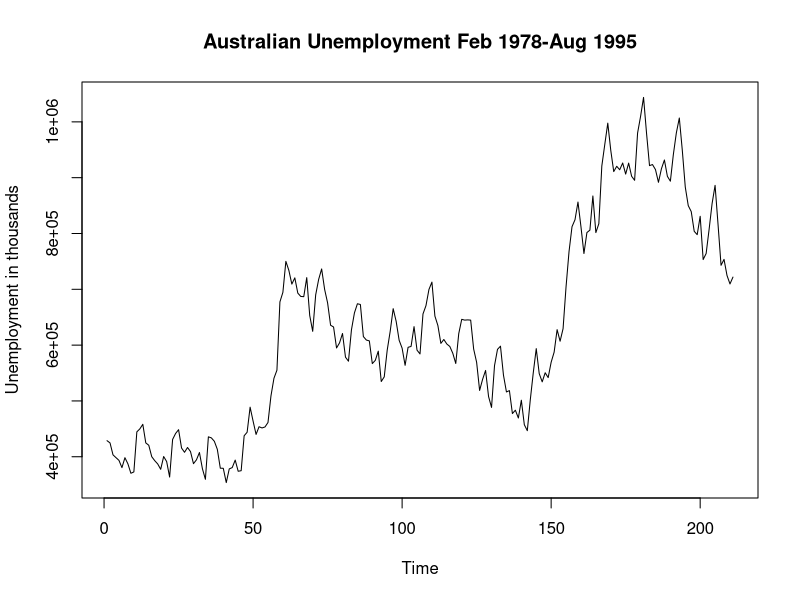
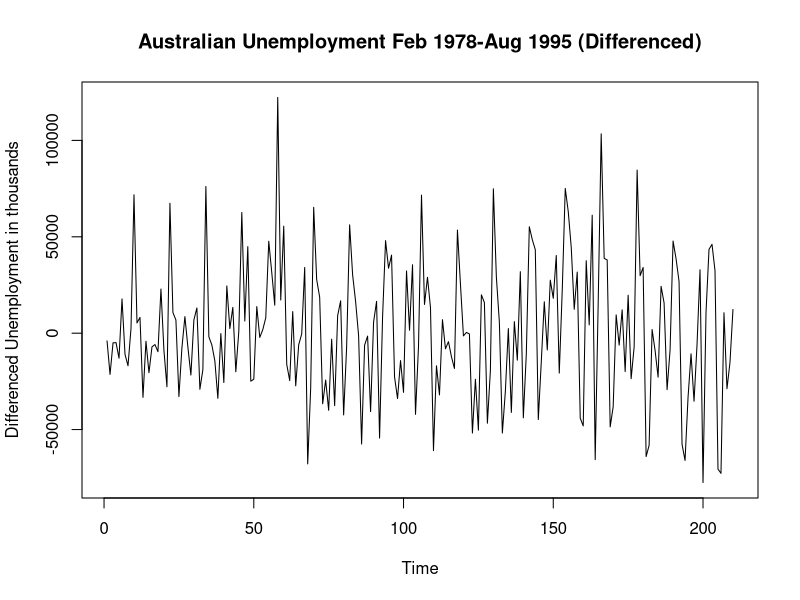
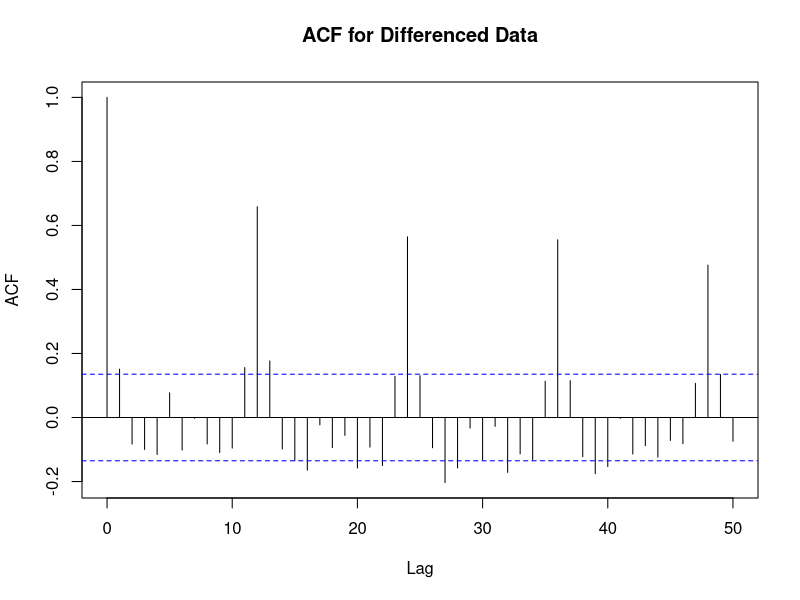
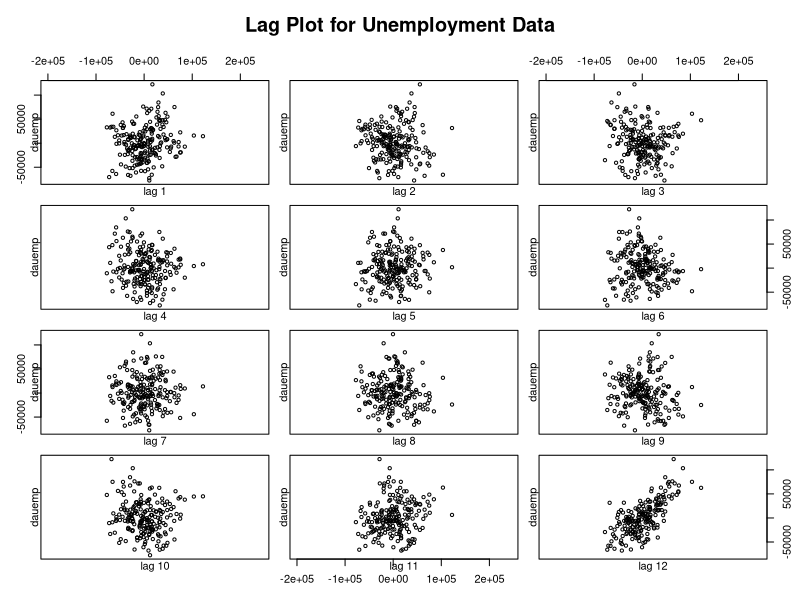
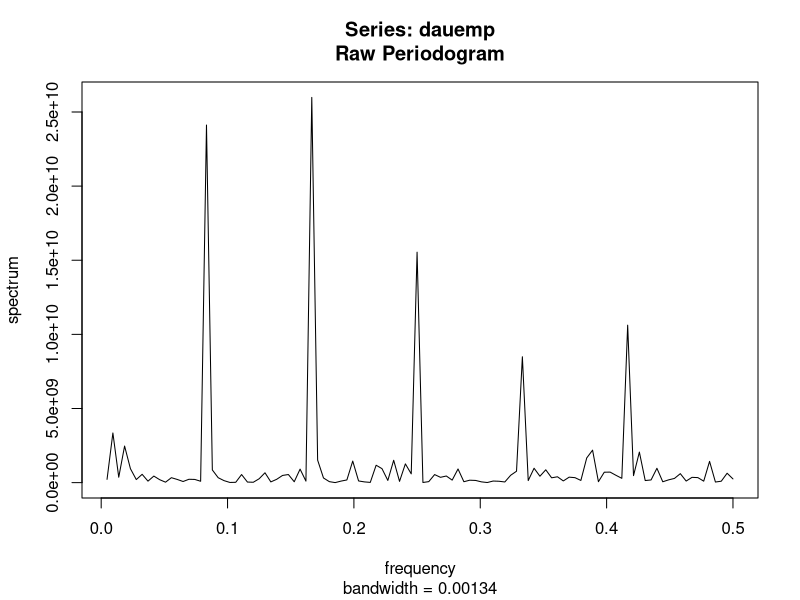
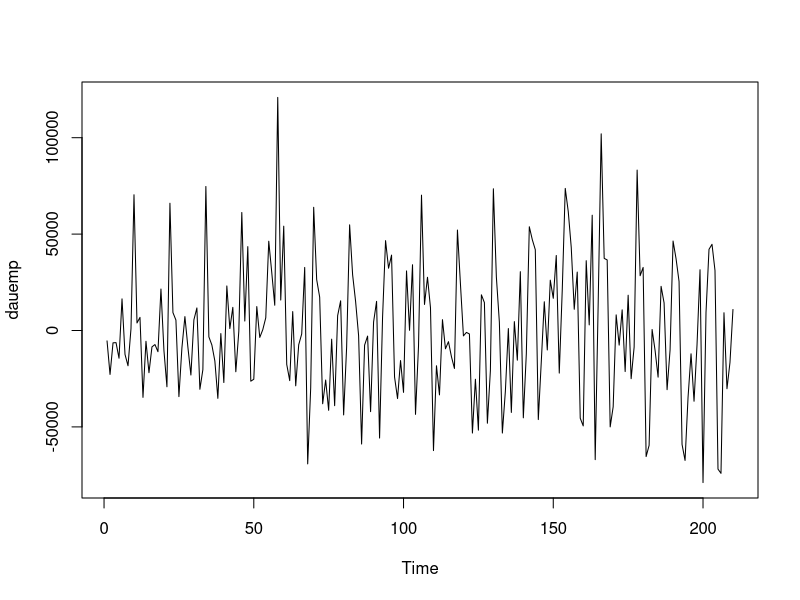
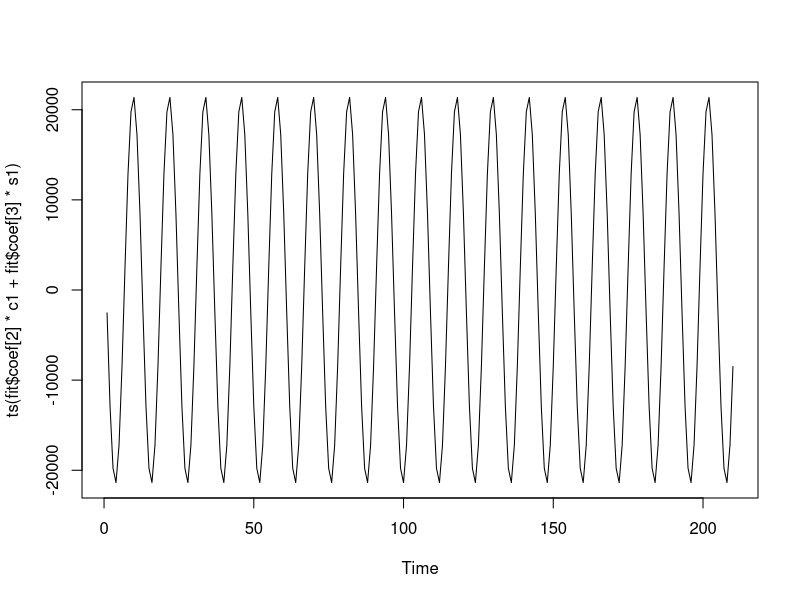
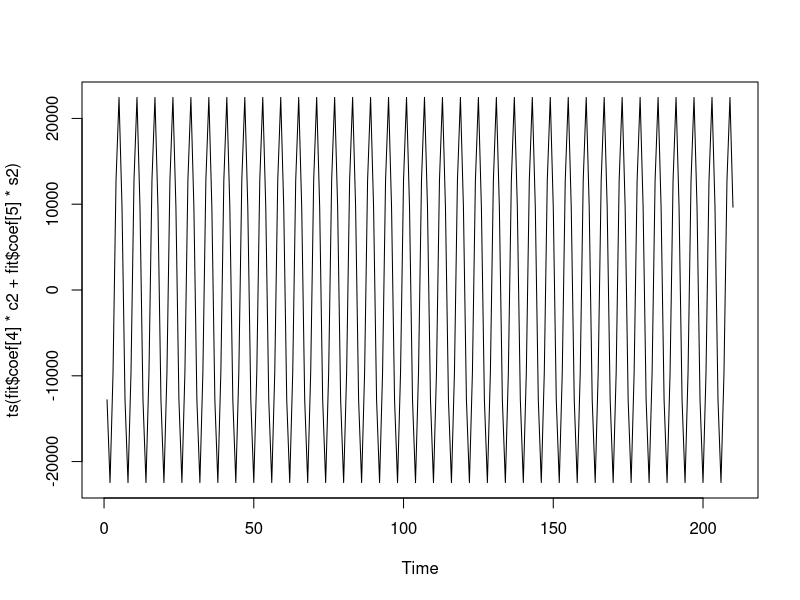

Generate these figures, in order, with R:
auemp<-ts(scan("unemploy.dat", skip=1))
dauemp<-ts(diff(auemp))

pdf("auemp.pdf")
plot(auemp, ylab="Unemployment in thousands", main="Australian Unemployment Feb 1978-Aug 1995")
dev.off()

pdf("dauemp.pdf")
plot(dauemp, ylab="Differenced Unemployment in thousands", main="Australian Unemployment Feb 1978-Aug 1995 (Differenced)")
dev.off()

pdf("acfdauemp.pdf")
acf(dauemp,50, main="ACF for Differenced Data")
dev.off()

pdf("lagplotdauemp.pdf")
lag.plot(dauemp, lags=12, diag=F, main="Lag Plot for Unemployment Data")
dev.off()

pdf("perioddauemp.pdf")
temp<-spec.pgram(dauemp, taper=0, log="no")
dev.off()


freq<-temp$freq[temp$spec>5e9]
periods<-1/temp$freq[temp$spec>5e9]



#par(mfrow=c(6,1))

t=1:length(dauemp)
c1<-cos(2*pi*t*freq[1])
s1<-sin(2*pi*t*freq[1])
c2<-cos(2*pi*t*freq[2])
s2<-sin(2*pi*t*freq[2])
c3<-cos(2*pi*t*freq[3])
s3<-sin(2*pi*t*freq[3])
c4<-cos(2*pi*t*freq[4])
s4<-sin(2*pi*t*freq[4])
c5<-cos(2*pi*t*freq[5])
s5<-sin(2*pi*t*freq[5])
fit<-lm(dauemp~c1+s1+c2+s2+c3+s3+c4+s4+c5+s5)
#for (i in 1:length(periods)){
#plot(ts(cos(2*pi*freq[i]*(1:length(dauemp)))))
#plot(ts(fit$coef[2]*c1
#}
dauemp<-dauemp-mean(dauemp)
miny=min(dauemp)-100
maxy=max(dauemp)+100



pdf("promdauemp.pdf")
par(mfrow=c(1,1))
plot(dauemp )
plot(ts(fit$coef[2]*c1+fit$coef[3]*s1) )
plot(ts(fit$coef[4]*c2+fit$coef[5]*s2) )
plot(ts(fit$coef[6]*c3+fit$coef[7]*s3) )
plot(ts(fit$coef[8]*c4+fit$coef[9]*s4) )
plot(ts(fit$coef[10]*c5+fit$coef[11]*s5) )
dev.off()

fitted<-ts(fit$coef[2]*c1+fit$coef[3]*s1+fit$coef[4]*c2+fit$coef[5]*s2+fit$coef[6]*c3+fit$coef[7]*s3+fit$coef[8]*c4+fit$coef[9]*s4+fit$coef[10]*c5+fit$coef[11]*s5)


pdf("fitteddauemp.pdf")
par(mfrow=c(3,1))
plot(fitted, ylim=c(miny,maxy), main="Fitted Values")
plot(ts(fitted-dauemp), ylim=c(miny,maxy), main="Residuals")
acf(ts(fitted-dauemp), main="ACF for Residuals")
dev.off()

par(mfrow=c(1,1))

pdf("perioddiff.pdf")
spec.pgram(fitted-dauemp, taper=0, log="no")
dev.off()

